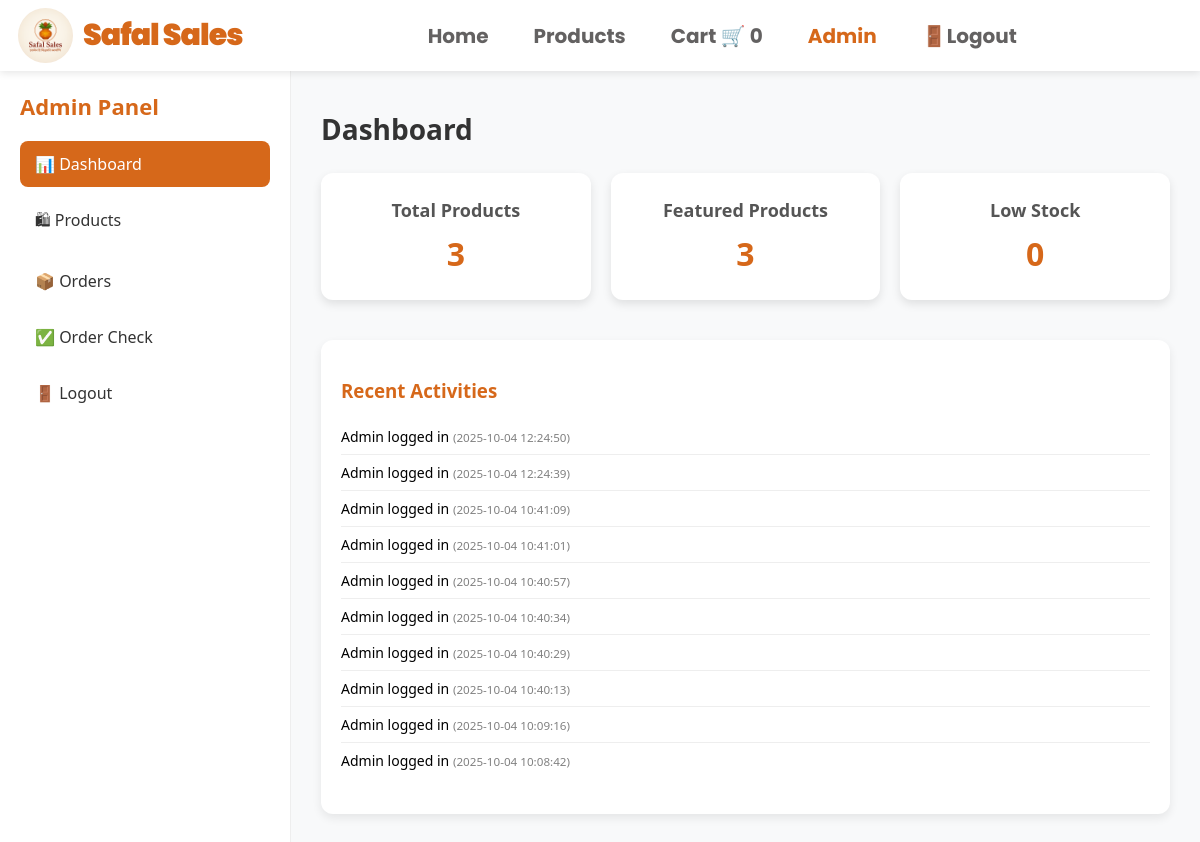
/admin_dashboard.php (signed in), run on the app's committed database.
### tables this page shows
CREATE TABLE `activities` (
  `id` int(11) NOT NULL,
  `admin_user` varchar(100) DEFAULT NULL,
  `action` varchar(255) DEFAULT NULL,
  `created_at` timestamp NOT NULL DEFAULT current_timestamp()
);

### admin_dashboard.php (the view, shortened to what this page needs)
<?php
include("db.php");
$total = $conn->query("SELECT COUNT(*) AS c FROM products")->fetch_assoc()['c'];
$featured = $conn->query("SELECT COUNT(*) AS c FROM products WHERE featured=1")->fetch_assoc()['c'];
$lowstock = $conn->query("SELECT COUNT(*) AS c FROM products WHERE online_stock < 5")->fetch_assoc()['c'];
?>
<!DOCTYPE html>
<html lang="en">
<head>
</head>
<body>
  <nav class="navbar">
     <div class="logo" style="display: flex; align-items: center; gap: 10px;">
    <img src="safal sales logo.png" alt="Safal Sales Logo" style="height:55px; border-radius:70%;">
    <span>Safal Sales</span>
  </div>
    <ul class="nav-links">
      <li><a href="index.php">Home</a></li>
      <li><a href="products.php">Products</a></li>
      <li><a href="cart.php">Cart 🛒 <span id="cartCount" class="cart-count">0</span></a></li>
      <li><a href="admin_dashboard.php" class="active">Admin</a></li>
      <li><a href="logout.php">🚪Logout</a></li>
    </ul>
  </nav>
  <div class="wrapper">
    <div class="sidebar">
      <h2>Admin Panel</h2>
      <a href="admin_dashboard.php" class="active">📊 Dashboard</a>
      <a href="admin_products.php">🛍 Products</a>
      <a href="admin_orders.php">📦 Orders</a>
      <a href="admin_check.php">✅ Order Check</a>
      <a href="logout.php">🚪 Logout</a>
    </div>
    <div class="main">
      <h1>Dashboard</h1>
    <div class="stats">
  <div class="card" onclick="showDetails('all')">
    <h2>Total Products</h2>
    <span><?= $total ?></span>
  </div>
  <div class="card" onclick="showDetails('featured')">
    <h2>Featured Products</h2>
    <span><?= $featured ?></span>
  </div>
  <div class="card" onclick="showDetails('lowstock')">
    <h2>Low Stock</h2>
    <span><?= $lowstock ?></span>
  </div>
</div>
    <?php
$activities = $conn->query("SELECT * FROM activities ORDER BY created_at DESC LIMIT 10");
?>
<div class="recent-activities">
  <h3>Recent Activities</h3>
  <ul>
    <?php while($row = $activities->fetch_assoc()): ?>
      <li>
        <?= htmlspecialchars($row['action']) ?>
        <small style="color:gray;">(<?= $row['created_at'] ?>)</small>
      </li>
    <?php endwhile; ?>
  </ul>
</div>
</body>
</html>

### admin_dashboard.php (style rules this page uses)
.recent-activities { background: #fff; padding: 20px; border-radius: 12px; box-shadow: 0 4px 10px rgba(0,0,0,0.08); margin-top: 20px; }
.recent-activities h3 { margin-bottom: 15px; color: #d6681aff; }
.recent-activities ul { list-style: none; padding: 0; }
.recent-activities li { padding: 8px 0; border-bottom: 1px solid #eee; font-size: 14px; }
.recent-activities li:last-child { border-bottom: none; }
body { margin: 0; font-family: 'Segoe UI', sans-serif; background: #f5f6fa; }
.navbar { display: flex; justify-content: space-between; align-items: center; background: #fff; padding: 15px 30px; box-shadow: 0 2px 8px rgba(0,0,0,0.05); position: sticky; top:0; z-index:100; }
.navbar .logo { font-size: 20px; font-weight: bold; color: #d6681aff; }
.nav-links { list-style:none; display:flex; margin:0; padding:0; }
.nav-links li { margin-left:20px; }
.nav-links a { text-decoration:none; color:#333; font-weight:500; transition:0.3s; }
.wrapper { display:flex; min-height:100vh; }
.sidebar { width:250px; background:#fff; border-right:1px solid #eee; padding:20px; box-shadow:0 2px 8px rgba(0,0,0,0.05); }
.sidebar h2 { color:#d6681aff; margin-bottom:20px; font-size:22px; }
.sidebar a { display:block; padding:12px 15px; margin-bottom:10px; color:#333; text-decoration:none; border-radius:8px; font-weight:500; transition:0.2s; }
.sidebar a:hover, .sidebar a.active { background:#d6681aff; color:#fff; }
.main { flex:1; padding:30px; }
h2 { margin-top:0; margin-bottom:20px; color:#333; }
.main { padding: 20px 30px; background: #f8f9fa; min-height: 100vh; }
.main h1 { margin-bottom: 25px; color: #333; font-size: 28px; }
.main .stats { display: flex; gap: 20px; margin-bottom: 40px; }
.main .card { flex: 1; background: #fff; padding: 25px; border-radius: 12px; box-shadow: 0 4px 10px rgba(0,0,0,0.1); text-align: center; transition: transform 0.2s, box-shadow 0.2s; }
.main .card h2 { font-size: 18px; margin-bottom: 10px; color: #555; }
.main .card span { font-size: 32px; font-weight: bold; color: #d6681aff; }
.navbar { font-family: 'Poppins', sans-serif; display: flex; justify-content: space-between; align-items: center; padding: 5px 5px; background: #fff; box-shadow: 0 2px 8px rgba(0,0,0,0.1); }
.navbar .logo span { font-size: 30px; font-weight: 900; color: #d6681aff; letter-spacing: -1px; }
.navbar .nav-links { list-style: none; display: flex; gap: 25px; }
.navbar .nav-links li a { text-decoration: none; font-weight: 700; font-size: 20px; color: #636161ff; transition: color 0.3s ease, transform 0.2s ease; }
.navbar .nav-links li a:hover, .navbar .nav-links li a.active { color: #d6681aff; transform: scale(1.05); }
.navbar { display: flex; justify-content: space-between; align-items: center; padding: 8px 18px; background: #fff; box-shadow: 0 2px 8px rgba(0,0,0,0.1); position: relative; z-index: 10; }

### data on the page
activities: action "Admin logged in", created_at "2025-10-04 12:24:50"
activities: action "Admin logged in", created_at "2025-10-04 12:24:39"
activities: action "Admin logged in", created_at "2025-10-04 10:41:09"
activities: action "Admin logged in", created_at "2025-10-04 10:41:01"
activities: action "Admin logged in", created_at "2025-10-04 10:40:57"
activities: action "Admin logged in", created_at "2025-10-04 10:40:34"
activities: action "Admin logged in", created_at "2025-10-04 10:40:29"
activities: action "Admin logged in", created_at "2025-10-04 10:40:13"
activities: action "Admin logged in", created_at "2025-10-04 10:09:16"
activities: action "Admin logged in", created_at "2025-10-04 10:08:42"

### other printed values
$total "3"
$featured "3"
$lowstock "0"
